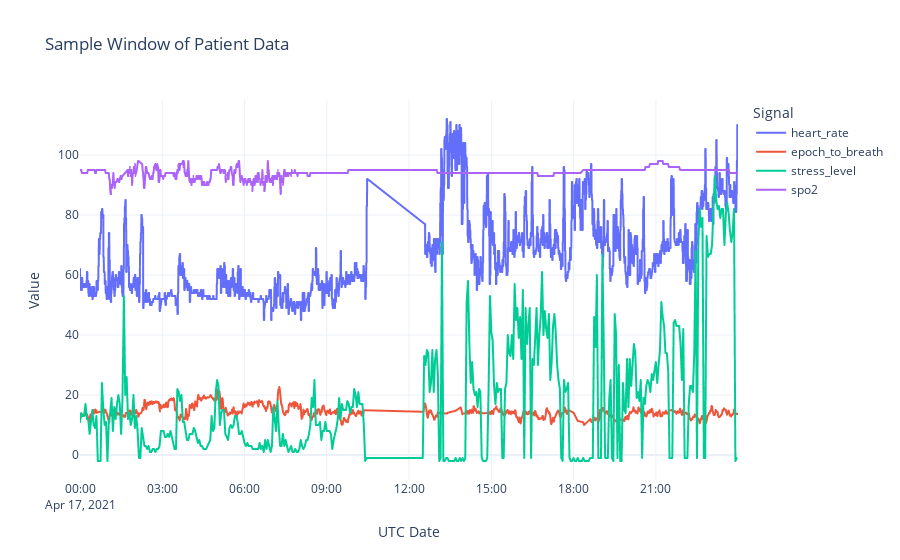

Notebook code cell kept with this figure:
### Markdown cell above
Visualizing the physiological readings:

### Code cell
tmp_df = df[(df.utc_date >= '2021-04-17') & (df.utc_date < '2021-04-18')].copy()
tmp_df = tmp_df[tmp_df.signal.isin(['heart_rate', 'epoch_to_breath', 'stress_level', 'spo2'])]
fig = px.line(
    tmp_df, 
    x='utc_date', 
    hover_data=['utc_date', 'utc_timestamp'], 
    color='signal', 
    y='value', 
    title="Sample Window of Patient Data", 
    labels=dict(
        utc_date="UTC Date",
        utc_timestamp="UTC Timestamp",
        signal="Signal",
        value="Value"
    ),
    template='plotly_white'
)

fig.write_image("./figures/sample_window.pdf", scale=1, width=1000, height=300)
fig.show()

### Figure 1 — Plotly figure (JSON) as saved in the notebook; plotly's stock layout.template omitted (floating-point values rounded to 4 significant figures; data arrays with more than 128 entries replaced by an {"elided": "..."} marker saying what was removed)
{"data": [{"customdata": {"elided": "5260x1 int values"}, "hovertemplate": "Signal=heart_rate<br>UTC Date=%{x}<br>Value=%{y}<br>UTC Timestamp=%{customdata[0]}<extra></extra>", "legendgroup": "heart_rate", "line": {"color": "#636efa", "dash": "solid"}, "marker": {"symbol": "circle"}, "mode": "lines", "name": "heart_rate", "showlegend": true, "type": "scattergl", "x": {"elided": "5260 str values"}, "xaxis": "x", "y": {"elided": "5260 int values"}, "yaxis": "y"}, {"customdata": {"elided": "1135x1 int values"}, "hovertemplate": "Signal=epoch_to_breath<br>UTC Date=%{x}<br>Value=%{y}<br>UTC Timestamp=%{customdata[0]}<extra></extra>", "legendgroup": "epoch_to_breath", "line": {"color": "#EF553B", "dash": "solid"}, "marker": {"symbol": "circle"}, "mode": "lines", "name": "epoch_to_breath", "showlegend": true, "type": "scattergl", "x": {"elided": "1135 str values"}, "xaxis": "x", "y": {"elided": "1135 float values"}, "yaxis": "y"}, {"customdata": {"elided": "480x1 int values"}, "hovertemplate": "Signal=stress_level<br>UTC Date=%{x}<br>Value=%{y}<br>UTC Timestamp=%{customdata[0]}<extra></extra>", "legendgroup": "stress_level", "line": {"color": "#00cc96", "dash": "solid"}, "marker": {"symbol": "circle"}, "mode": "lines", "name": "stress_level", "showlegend": true, "type": "scattergl", "x": {"elided": "480 str values"}, "xaxis": "x", "y": {"elided": "480 int values"}, "yaxis": "y"}, {"customdata": {"elided": "853x1 int values"}, "hovertemplate": "Signal=spo2<br>UTC Date=%{x}<br>Value=%{y}<br>UTC Timestamp=%{customdata[0]}<extra></extra>", "legendgroup": "spo2", "line": {"color": "#ab63fa", "dash": "solid"}, "marker": {"symbol": "circle"}, "mode": "lines", "name": "spo2", "showlegend": true, "type": "scattergl", "x": {"elided": "853 str values"}, "xaxis": "x", "y": {"elided": "853 int values"}, "yaxis": "y"}], "layout": {"autosize": true, "legend": {"title": {"text": "Signal"}, "tracegroupgap": 0}, "title": {"text": "Sample Window of Patient Data"}, "xaxis": {"anchor": "y", "autorange": true, "domain": [0, 1], "range": ["2021-04-17", "2021-04-17 23:59:45"], "title": {"text": "UTC Date"}, "type": "date"}, "yaxis": {"anchor": "x", "autorange": true, "domain": [0, 1], "range": [-8.333, 118.3], "title": {"text": "Value"}, "type": "linear"}}}
